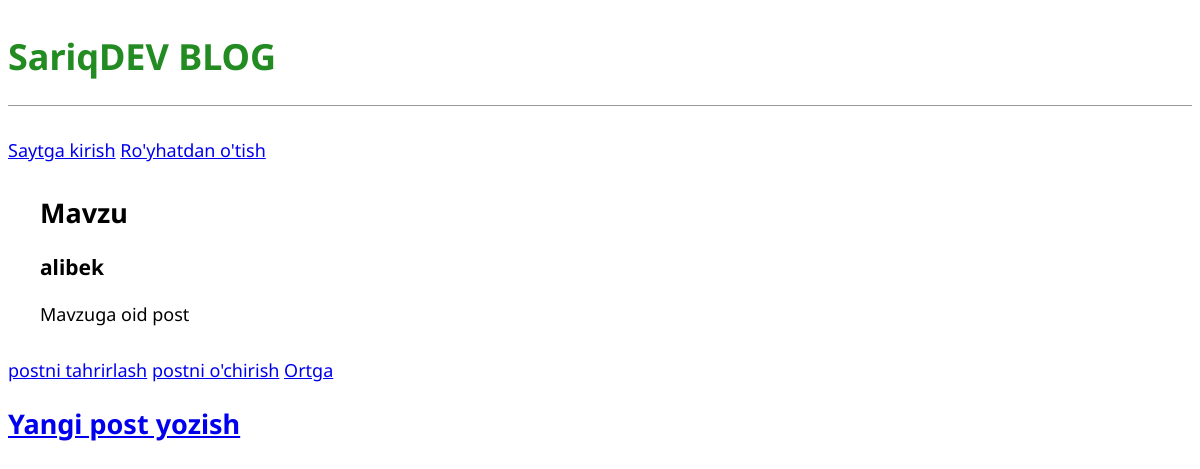
Page /post/6/ on the committed database.
### blog/models.py (models this page shows, shortened)
class Post(models.Model):
    title = models.CharField(max_length=200)
    author = models.ForeignKey('auth.User', on_delete=models.CASCADE)
    body = models.TextField()

### blog/views.py (the view)
# urls.py: path('post/<int:pk>/',BlogDetailView.as_view(), name = 'post_detail')
class BlogDetailView(DetailView):
    model = Post
    template_name = 'post_detail.html'

### templates/post_detail.html
{% extends 'base.html' %}
{% block content %}
    <div class="post-entry">
        <h2>{{ post.title }}</h2>
        <h3>{{ post.author }}</h3>
        <p>{{ post.body }}</p>
    </div>
    <a href="{% url 'post_edit' post.pk %}">postni tahrirlash</a>
     <a href="{% url 'post_delete' post.pk %}">postni o'chirish</a>
    <a href="{% url 'home' %}">Ortga</a>
{% endblock content %}

### static/css/base.css (style rules this page uses)
body { font-family:'Noto Sans', sans-serif; font-size: 18px; }
.post-entry h2 { margin: 0.5rem 0; }
.post-entry p { margin: 0; font-weight: 400; }
.post-entry { margin: 2rem; }

### rows in the picture
Post: title "Mavzu", author "alibek", body "Mavzuga oid post"
